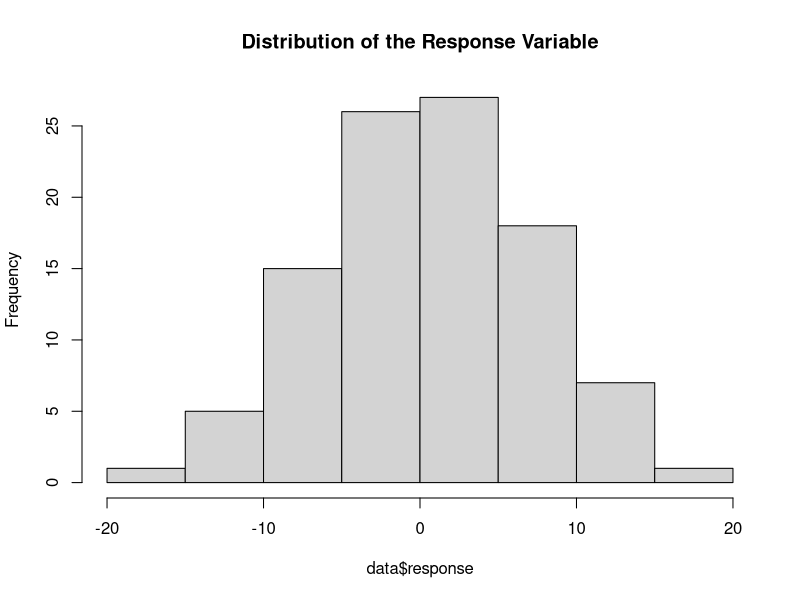
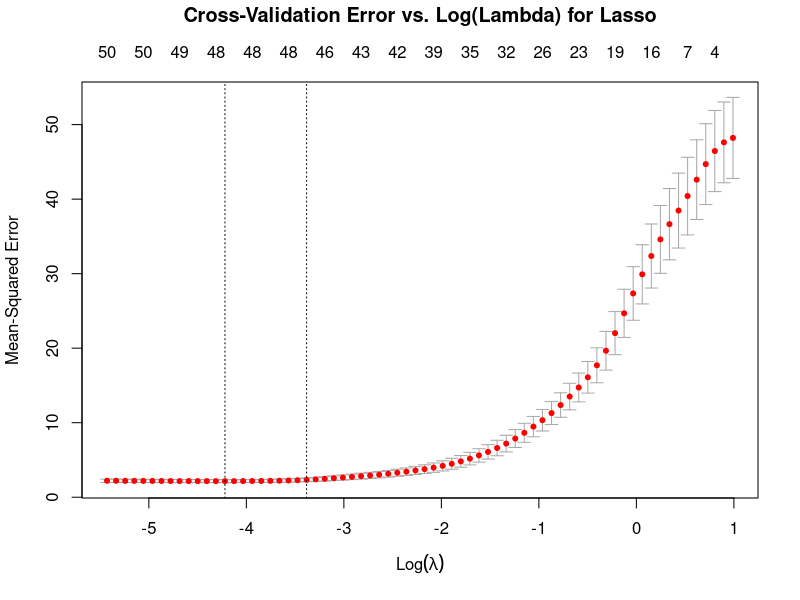

Recreate these plots in R, in order.
# =========================================================================
# GENERALIZED SCRIPT FOR EXAM-STYLE LINEAR REGRESSION PROBLEMS
# =========================================================================
# This script provides a complete workflow for tackling a linear regression
# problem on a high-dimensional dataset, as seen in Lecture 1 & 2.
# It covers data exploration, fitting a Lasso model, using cross-validation
# to tune the penalty parameter (lambda), and interpreting the results.

# --- 1. Load Necessary Libraries ---
# -----------------------------------
# 'glmnet' is essential for Ridge and Lasso regression.
# 'leaps' is useful for best subset and stepwise selection if needed.
# You may need to install these first: install.packages(c("glmnet", "leaps"))
library(glmnet)
library(leaps)

# --- 2. Load and Explore the Data ---
# ------------------------------------
# Load your data (e.g., from an .Rdata file or a CSV)
# load("Cortex2.rdata")
# For demonstration, we'll create simulated data similar to your exercises.
set.seed(1)
p <- 50   # Number of predictors (features)
n <- 100  # Number of observations (samples)
x <- matrix(rnorm(n * p), n, p)
B <- rnorm(p)
B[c(3, 10, 22, 31, 45)] <- 0 # Some coefficients are truly zero (sparse model)
y <- x %*% B + rnorm(n)

# Convert matrix to a data frame for easier handling
data <- as.data.frame(cbind(y, x))
colnames(data)[1] <- "response"


# --- Question 1: Data Exploration and Potential Issues ---
# ---------------------------------------------------------
# Your task: Study and describe the data. Identify potential issues.

# a) Check dimensions: Is the number of predictors (p) large relative to
#    the number of samples (n)? This is the "high-dimensionality" problem.
dim(data)
# If p >= n, standard OLS regression is not appropriate. This is a key issue
# to mention as it motivates the use of regularization methods like Lasso.

# b) Check for collinearity (correlations between predictors)
# High collinearity can make coefficient estimates unstable in standard
# regression. While Lasso handles this, it's an important issue to note.
cor_matrix <- cor(data[, -1]) # Exclude the response variable
# Look for high absolute values in the matrix. A heatmap is a great visual.
# For example, find the two most correlated predictors:
cor_matrix[upper.tri(cor_matrix, diag = TRUE)] <- NA
which(abs(cor_matrix) == max(abs(cor_matrix), na.rm = TRUE), arr.ind = TRUE)

# c) Check the response variable distribution
hist(data$response, main = "Distribution of the Response Variable")
# Is it roughly normal? Significant skew could be an issue.


# =========================================================================
# --- Question 2: Train a Lasso Model and Interpret ---
# =========================================================================
# Your task: Build a Lasso model, compare coefficients, and discuss.

# a) Prepare data for glmnet
# glmnet requires a matrix of predictors (x) and a vector for the response (y).
x_matrix <- as.matrix(data[, -1])
y_vector <- data$response

# b) Find the optimal lambda (penalty parameter) using cross-validation
# This is the most important step for tuning the model.
# CV helps prevent over-learning (overfitting) by selecting a lambda that
# performs well on unseen data, not just the training data.
set.seed(1) # for reproducibility
cv_lasso <- cv.glmnet(x_matrix, y_vector, alpha = 1) # alpha=1 for Lasso

# Plot the cross-validation error to visualize the tuning
plot(cv_lasso)
title("Cross-Validation Error vs. Log(Lambda) for Lasso", line = 3)
# The plot shows the MSE for different lambda values. The dotted lines indicate
# the lambda that gives the minimum MSE (`lambda.min`) and the lambda that is
# within one standard error of the minimum (`lambda.1se`). `lambda.1se`
# gives a more parsimonious (simpler) model and is often preferred.

# Get the optimal lambda values
lambda_min <- cv_lasso$lambda.min
lambda_1se <- cv_lasso$lambda.1se

# c) Fit the final Lasso model and extract coefficients
# We can look at the coefficients for both optimal lambdas.
coef_min <- coef(cv_lasso, s = lambda_min)
coef_1se <- coef(cv_lasso, s = lambda_1se)

print("Coefficients for lambda.min:")
print(coef_min)
print("Coefficients for lambda.1se (more parsimonious):")
print(coef_1se)

# Discussion Point: Can a subset of variables have good predictive power?
# Yes. Lasso performs variable selection by shrinking some coefficients
# to exactly zero. The non-zero coefficients in `coef_1se` represent the
# subset of variables selected by the model as most important.


# --- Question 3: Compare Lasso Coefficient to Correlation ---
# ------------------------------------------------------------
# Your task: Compare a specific coefficient with its correlation to the response.

# Let's pick a variable that was shrunk to zero, e.g., V3 (since B[3] was 0).
lasso_coef_V3 <- coef_1se["V3", 1]
correlation_V3 <- cor(data$response, data$V3)

print(paste("Lasso coefficient for V3:", round(lasso_coef_V3, 4)))
print(paste("Correlation of V3 with response:", round(correlation_V3, 4)))

# Discussion Point: Does this make sense?
# Yes, it can make sense. A variable might have a non-zero simple correlation
# with the response. However, in a multivariate context, its predictive
# contribution might be redundant if other, more correlated predictors are
# already in the model. Lasso considers all predictors simultaneously and will
# shrink the coefficient of a redundant predictor, even to zero, if it
# doesn't add unique explanatory power. This is a key strength of Lasso.

# =========================================================================
# --- Bonus: Compare Lasso to Best Subset Selection ---
# =========================================================================
# Best subset can be used if p is not too large. It helps confirm findings.
# We'll use the 'regsubsets' function from the 'leaps' package.

# Note: regsubsets has a limit on the number of variables (nvmax).
# This is computationally intensive and not suitable for very large p.
# if (p <= 50) {
#   best_subset_model <- regsubsets(response ~ ., data = data, nvmax = p)
#   bs_summary <- summary(best_subset_model)
#
#   # Plot BIC, Cp, and Adjusted R2 to find the best model size
#   par(mfrow = c(1, 3))
#   plot(bs_summary$bic, type = 'b', xlab = "Number of Variables", ylab = "BIC")
#   plot(bs_summary$cp, type = 'b', xlab = "Number of Variables", ylab = "Cp")
#   plot(bs_summary$adjr2, type = 'b', xlab = "Number of Variables", ylab = "Adjusted R2")
#
#   # The model with the lowest BIC/Cp or highest AdjR2 is often chosen.
#   # This provides an alternative set of "important" variables to compare with Lasso's.
# }
